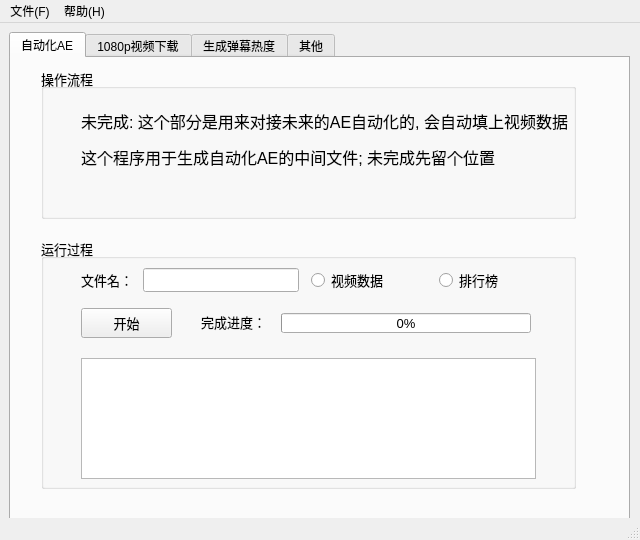
<?xml version="1.0" encoding="UTF-8"?>
<ui version="4.0">
    <class>MainWindow</class>
    <widget class="QMainWindow" name="MainWindow">
        <property name="geometry">
            <rect>
                <x>0</x>
                <y>0</y>
                <width>640</width>
                <height>540</height>
            </rect>
        </property>
        <property name="minimumSize">
            <size>
                <width>640</width>
                <height>540</height>
            </size>
        </property>
        <property name="maximumSize">
            <size>
                <width>640</width>
                <height>540</height>
            </size>
        </property>
        <property name="font">
            <font>
                <family>Microsoft YaHei UI</family>
            </font>
        </property>
        <property name="windowTitle">
            <string>bili-creator-tools</string>
        </property>
        <widget class="QWidget" name="centralwidget">
            <widget class="QTabWidget" name="tabWidget">
                <property name="geometry">
                    <rect>
                        <x>9</x>
                        <y>9</y>
                        <width>621</width>
                        <height>491</height>
                    </rect>
                </property>
                <property name="font">
                    <font>
                        <family>Microsoft YaHei UI</family>
                    </font>
                </property>
                <property name="cursor">
                    <cursorShape>ArrowCursor</cursorShape>
                </property>
                <property name="currentIndex">
                    <number>0</number>
                </property>
                <widget class="QWidget" name="tab_1">
                    <attribute name="title">
                        <string>自动化AE</string>
                    </attribute>
                    <widget class="QGroupBox" name="groupBox_11">
                        <property name="geometry">
                            <rect>
                                <x>30</x>
                                <y>10</y>
                                <width>535</width>
                                <height>151</height>
                            </rect>
                        </property>
                        <property name="font">
                            <font>
                                <family>Microsoft YaHei UI</family>
                                <pointsize>10</pointsize>
                            </font>
                        </property>
                        <property name="title">
                            <string>操作流程</string>
                        </property>
                        <widget class="QLabel" name="label_11">
                            <property name="geometry">
                                <rect>
                                    <x>40</x>
                                    <y>10</y>
                                    <width>491</width>
                                    <height>123</height>
                                </rect>
                            </property>
                            <property name="font">
                                <font>
                                    <family>Microsoft YaHei UI</family>
                                    <pointsize>12</pointsize>
                                </font>
                            </property>
                            <property name="text">
                                <string>&lt;html&gt;&lt;head/&gt;&lt;body&gt;&lt;p&gt;未完成: 这个部分是用来对接未来的AE自动化的, 会自动填上视频数据
                                    &lt;/p&gt;这个程序用于生成自动化AE的中间文件; 未完成先留个位置&lt;/p&gt;&lt;/body&gt;&lt;/html&gt;
                                </string>
                            </property>
                        </widget>
                    </widget>
                    <widget class="QGroupBox" name="groupBox_12">
                        <property name="geometry">
                            <rect>
                                <x>30</x>
                                <y>180</y>
                                <width>535</width>
                                <height>251</height>
                            </rect>
                        </property>
                        <property name="font">
                            <font>
                                <family>Microsoft YaHei UI</family>
                                <pointsize>10</pointsize>
                            </font>
                        </property>
                        <property name="title">
                            <string>运行过程</string>
                        </property>
                        <widget class="QLabel" name="label_4">
                            <property name="geometry">
                                <rect>
                                    <x>40</x>
                                    <y>30</y>
                                    <width>60</width>
                                    <height>24</height>
                                </rect>
                            </property>
                            <property name="text">
                                <string>文件名：</string>
                            </property>
                        </widget>
                        <widget class="QLineEdit" name="lineEdit_1">
                            <property name="geometry">
                                <rect>
                                    <x>102</x>
                                    <y>30</y>
                                    <width>156</width>
                                    <height>24</height>
                                </rect>
                            </property>
                        </widget>
                        <widget class="QRadioButton" name="radioButton_1">
                            <property name="geometry">
                                <rect>
                                    <x>270</x>
                                    <y>26</y>
                                    <width>110</width>
                                    <height>32</height>
                                </rect>
                            </property>
                            <property name="styleSheet">
                                <string notr="true"/>
                            </property>
                            <property name="text">
                                <string>视频数据</string>
                            </property>
                            <property name="icon">
                                <iconset>
                                    <normaloff>Icon/e52d9567c015cdb440344305380739e7.png</normaloff>
                                    Icon/e52d9567c015cdb440344305380739e7.png
                                </iconset>
                            </property>
                            <property name="iconSize">
                                <size>
                                    <width>30</width>
                                    <height>30</height>
                                </size>
                            </property>
                        </widget>
                        <widget class="QRadioButton" name="radioButton_2">
                            <property name="geometry">
                                <rect>
                                    <x>398</x>
                                    <y>26</y>
                                    <width>111</width>
                                    <height>32</height>
                                </rect>
                            </property>
                            <property name="text">
                                <string>排行榜</string>
                            </property>
                            <property name="icon">
                                <iconset>
                                    <normaloff>Icon/b721a1c9956b6e836cbdb6c57691ef09.png</normaloff>
                                    Icon/b721a1c9956b6e836cbdb6c57691ef09.png
                                </iconset>
                            </property>
                            <property name="iconSize">
                                <size>
                                    <width>22</width>
                                    <height>22</height>
                                </size>
                            </property>
                        </widget>
                        <widget class="QPushButton" name="pushButton_1">
                            <property name="geometry">
                                <rect>
                                    <x>40</x>
                                    <y>70</y>
                                    <width>91</width>
                                    <height>30</height>
                                </rect>
                            </property>
                            <property name="text">
                                <string>开始</string>
                            </property>
                            <property name="icon">
                                <iconset>
                                    <normaloff>Icon/ooopic_1494068712.ico</normaloff>Icon/ooopic_1494068712.ico
                                </iconset>
                            </property>
                            <property name="iconSize">
                                <size>
                                    <width>20</width>
                                    <height>20</height>
                                </size>
                            </property>
                        </widget>
                        <widget class="QLabel" name="label_5">
                            <property name="geometry">
                                <rect>
                                    <x>160</x>
                                    <y>72</y>
                                    <width>71</width>
                                    <height>24</height>
                                </rect>
                            </property>
                            <property name="text">
                                <string>完成进度：</string>
                            </property>
                        </widget>
                        <widget class="QProgressBar" name="progressBar_1">
                            <property name="geometry">
                                <rect>
                                    <x>240</x>
                                    <y>75</y>
                                    <width>250</width>
                                    <height>20</height>
                                </rect>
                            </property>
                            <property name="value">
                                <number>0</number>
                            </property>
                        </widget>
                        <widget class="QTextEdit" name="textEdit_1">
                            <property name="geometry">
                                <rect>
                                    <x>40</x>
                                    <y>120</y>
                                    <width>455</width>
                                    <height>121</height>
                                </rect>
                            </property>
                        </widget>
                    </widget>
                </widget>
                <widget class="QWidget" name="tab_2">
                    <attribute name="title">
                        <string>1080p视频下载</string>
                    </attribute>
                    <widget class="QGroupBox" name="groupBox_21">
                        <property name="geometry">
                            <rect>
                                <x>10</x>
                                <y>160</y>
                                <width>600</width>
                                <height>291</height>
                            </rect>
                        </property>
                        <property name="font">
                            <font>
                                <family>Microsoft YaHei UI</family>
                                <pointsize>10</pointsize>
                            </font>
                        </property>
                        <property name="title">
                            <string>运行过程</string>
                        </property>
                        <widget class="QLineEdit" name="lineEdit_2">
                            <property name="geometry">
                                <rect>
                                    <x>60</x>
                                    <y>20</y>
                                    <width>531</width>
                                    <height>24</height>
                                </rect>
                            </property>
                        </widget>
                        <widget class="QLabel" name="label_6">
                            <property name="geometry">
                                <rect>
                                    <x>20</x>
                                    <y>20</y>
                                    <width>41</width>
                                    <height>24</height>
                                </rect>
                            </property>
                            <property name="text">
                                <string>av号：</string>
                            </property>
                        </widget>
                        <widget class="QLabel" name="label_7">
                            <property name="geometry">
                                <rect>
                                    <x>20</x>
                                    <y>255</y>
                                    <width>71</width>
                                    <height>24</height>
                                </rect>
                            </property>
                            <property name="text">
                                <string>完成进度：</string>
                            </property>
                        </widget>
                        <widget class="QPushButton" name="pushButton_2">
                            <property name="geometry">
                                <rect>
                                    <x>500</x>
                                    <y>250</y>
                                    <width>91</width>
                                    <height>30</height>
                                </rect>
                            </property>
                            <property name="text">
                                <string>开始</string>
                            </property>
                            <property name="icon">
                                <iconset>
                                    <normaloff>Icon/ooopic_1494068712.ico</normaloff>Icon/ooopic_1494068712.ico
                                </iconset>
                            </property>
                            <property name="iconSize">
                                <size>
                                    <width>20</width>
                                    <height>20</height>
                                </size>
                            </property>
                        </widget>
                        <widget class="QProgressBar" name="progressBar_2">
                            <property name="geometry">
                                <rect>
                                    <x>90</x>
                                    <y>255</y>
                                    <width>391</width>
                                    <height>20</height>
                                </rect>
                            </property>
                            <property name="value">
                                <number>0</number>
                            </property>
                        </widget>
                        <widget class="QTextEdit" name="textEdit_2">
                            <property name="geometry">
                                <rect>
                                    <x>20</x>
                                    <y>55</y>
                                    <width>571</width>
                                    <height>181</height>
                                </rect>
                            </property>
                            <property name="readOnly">
                                <bool>true</bool>
                            </property>
                            <property name="textInteractionFlags">
                                <set>Qt::TextSelectableByKeyboard|Qt::TextSelectableByMouse</set>
                            </property>
                        </widget>
                    </widget>
                    <widget class="QGroupBox" name="groupBox_22">
                        <property name="geometry">
                            <rect>
                                <x>10</x>
                                <y>10</y>
                                <width>451</width>
                                <height>140</height>
                            </rect>
                        </property>
                        <property name="font">
                            <font>
                                <family>Microsoft YaHei UI</family>
                                <pointsize>10</pointsize>
                            </font>
                        </property>
                        <property name="title">
                            <string>操作流程</string>
                        </property>
                        <widget class="QLabel" name="label_2">
                            <property name="geometry">
                                <rect>
                                    <x>20</x>
                                    <y>18</y>
                                    <width>441</width>
                                    <height>123</height>
                                </rect>
                            </property>
                            <property name="font">
                                <font>
                                    <family>Microsoft YaHei UI</family>
                                    <pointsize>10</pointsize>
                                </font>
                            </property>
                            <property name="text">
                                <string>&lt;html&gt;&lt;head/&gt;&lt;body&gt;&lt;p&gt;1、程序运行可以下载b站视频, 最大到1080p,
                                    输入多个av号可以批量下载 &lt;/p&gt;&lt;p&gt;2、输入需要下载的视频的av号, 不用加上&quot;av&quot;, 用逗号分开&lt;/p&gt;&lt;p&gt;3、比如说可以在av号栏输入:
                                    18560936, 15141603, 569615&lt;/p&gt;&lt;p&gt;4、按下开始按钮，视频会保存到软件目录下的/Video文件夹&lt;/p&gt;&lt;/body&gt;&lt;/html&gt;
                                </string>
                            </property>
                        </widget>
                    </widget>
                    <widget class="QGroupBox" name="groupBox_8">
                        <property name="geometry">
                            <rect>
                                <x>470</x>
                                <y>10</y>
                                <width>140</width>
                                <height>140</height>
                            </rect>
                        </property>
                        <property name="title">
                            <string>选项</string>
                        </property>
                        <widget class="QCheckBox" name="checkBox_2">
                            <property name="geometry">
                                <rect>
                                    <x>15</x>
                                    <y>25</y>
                                    <width>120</width>
                                    <height>35</height>
                                </rect>
                            </property>
                            <property name="text">
                                <string>完成后打开文件夹</string>
                            </property>
                            <property name="checked">
                                <bool>true</bool>
                            </property>
                        </widget>
                        <widget class="QCheckBox" name="checkBox_5">
                            <property name="geometry">
                                <rect>
                                    <x>15</x>
                                    <y>60</y>
                                    <width>120</width>
                                    <height>35</height>
                                </rect>
                            </property>
                            <property name="text">
                                <string>下载弹幕(限b站)</string>
                            </property>
                        </widget>
                        <widget class="QCheckBox" name="checkBox_6">
                            <property name="geometry">
                                <rect>
                                    <x>15</x>
                                    <y>95</y>
                                    <width>120</width>
                                    <height>35</height>
                                </rect>
                            </property>
                            <property name="text">
                                <string>合并分段(限b站)</string>
                            </property>
                        </widget>
                    </widget>
                </widget>
                <widget class="QWidget" name="tab_3">
                    <attribute name="title">
                        <string>生成弹幕热度</string>
                    </attribute>
                    <widget class="QGroupBox" name="groupBox_31">
                        <property name="geometry">
                            <rect>
                                <x>10</x>
                                <y>160</y>
                                <width>600</width>
                                <height>291</height>
                            </rect>
                        </property>
                        <property name="font">
                            <font>
                                <family>Microsoft YaHei UI</family>
                                <pointsize>10</pointsize>
                            </font>
                        </property>
                        <property name="title">
                            <string>运行过程</string>
                        </property>
                        <widget class="QProgressBar" name="progressBar_3">
                            <property name="geometry">
                                <rect>
                                    <x>90</x>
                                    <y>255</y>
                                    <width>391</width>
                                    <height>20</height>
                                </rect>
                            </property>
                            <property name="value">
                                <number>0</number>
                            </property>
                        </widget>
                        <widget class="QPushButton" name="pushButton_3">
                            <property name="geometry">
                                <rect>
                                    <x>500</x>
                                    <y>250</y>
                                    <width>91</width>
                                    <height>30</height>
                                </rect>
                            </property>
                            <property name="text">
                                <string>开始</string>
                            </property>
                            <property name="icon">
                                <iconset>
                                    <normaloff>Icon/ooopic_1494068712.ico</normaloff>Icon/ooopic_1494068712.ico
                                </iconset>
                            </property>
                            <property name="iconSize">
                                <size>
                                    <width>20</width>
                                    <height>20</height>
                                </size>
                            </property>
                        </widget>
                        <widget class="QLabel" name="label_8">
                            <property name="geometry">
                                <rect>
                                    <x>20</x>
                                    <y>20</y>
                                    <width>41</width>
                                    <height>24</height>
                                </rect>
                            </property>
                            <property name="text">
                                <string>av号：</string>
                            </property>
                        </widget>
                        <widget class="QLineEdit" name="lineEdit_31">
                            <property name="geometry">
                                <rect>
                                    <x>60</x>
                                    <y>20</y>
                                    <width>531</width>
                                    <height>24</height>
                                </rect>
                            </property>
                        </widget>
                        <widget class="QTextEdit" name="textEdit_3">
                            <property name="geometry">
                                <rect>
                                    <x>20</x>
                                    <y>55</y>
                                    <width>571</width>
                                    <height>181</height>
                                </rect>
                            </property>
                            <property name="textInteractionFlags">
                                <set>Qt::TextSelectableByKeyboard|Qt::TextSelectableByMouse</set>
                            </property>
                        </widget>
                        <widget class="QLabel" name="label_9">
                            <property name="geometry">
                                <rect>
                                    <x>20</x>
                                    <y>255</y>
                                    <width>71</width>
                                    <height>24</height>
                                </rect>
                            </property>
                            <property name="text">
                                <string>完成进度：</string>
                            </property>
                        </widget>
                    </widget>
                    <widget class="QGroupBox" name="groupBox_32">
                        <property name="geometry">
                            <rect>
                                <x>10</x>
                                <y>10</y>
                                <width>451</width>
                                <height>140</height>
                            </rect>
                        </property>
                        <property name="font">
                            <font>
                                <family>Microsoft YaHei UI</family>
                                <pointsize>10</pointsize>
                            </font>
                        </property>
                        <property name="title">
                            <string>操作流程</string>
                        </property>
                        <widget class="QLabel" name="label_3">
                            <property name="geometry">
                                <rect>
                                    <x>20</x>
                                    <y>18</y>
                                    <width>441</width>
                                    <height>123</height>
                                </rect>
                            </property>
                            <property name="font">
                                <font>
                                    <family>Microsoft YaHei UI</family>
                                    <pointsize>10</pointsize>
                                </font>
                            </property>
                            <property name="text">
                                <string>&lt;html&gt;&lt;head/&gt;&lt;body&gt;&lt;p&gt;1、程序运行可以根据av号生成弹幕热度, 用于快速剪辑周刊视频&lt;/p&gt;&lt;p&gt;2、在av号栏输入需要分析的av号,
                                    用逗号分隔, 不用加上&quot;av&quot;&lt;/p&gt;&lt;p&gt;3、比如说可以在av号栏输入: 600781, 3357900,
                                    17405257&lt;/p&gt;&lt;p&gt;4、生成的图片会保存到软件目录下的/Graph文件夹&lt;/p&gt;&lt;/body&gt;&lt;/html&gt;
                                </string>
                            </property>
                        </widget>
                    </widget>
                    <widget class="QGroupBox" name="groupBox_7">
                        <property name="geometry">
                            <rect>
                                <x>470</x>
                                <y>10</y>
                                <width>140</width>
                                <height>140</height>
                            </rect>
                        </property>
                        <property name="title">
                            <string>选项</string>
                        </property>
                        <widget class="QCheckBox" name="checkBox_openFolder">
                            <property name="geometry">
                                <rect>
                                    <x>15</x>
                                    <y>25</y>
                                    <width>120</width>
                                    <height>35</height>
                                </rect>
                            </property>
                            <property name="text">
                                <string>完成后打开文件夹</string>
                            </property>
                            <property name="checked">
                                <bool>true</bool>
                            </property>
                        </widget>
                        <widget class="QRadioButton" name="radioButton_theme1">
                            <property name="geometry">
                                <rect>
                                    <x>15</x>
                                    <y>60</y>
                                    <width>120</width>
                                    <height>35</height>
                                </rect>
                            </property>
                            <property name="text">
                                <string>样式1</string>
                            </property>
                            <property name="checked">
                                <bool>true</bool>
                            </property>
                        </widget>
                        <widget class="QRadioButton" name="radioButton_theme2">
                            <property name="geometry">
                                <rect>
                                    <x>15</x>
                                    <y>95</y>
                                    <width>120</width>
                                    <height>35</height>
                                </rect>
                            </property>
                            <property name="text">
                                <string>样式2 (没做好)</string>
                            </property>
                        </widget>
                    </widget>
                </widget>
                <widget class="QWidget" name="tab">
                    <attribute name="title">
                        <string>其他</string>
                    </attribute>
                    <widget class="QGroupBox" name="groupBox">
                        <property name="geometry">
                            <rect>
                                <x>10</x>
                                <y>10</y>
                                <width>251</width>
                                <height>441</height>
                            </rect>
                        </property>
                        <property name="title">
                            <string>复制av号到剪贴板</string>
                        </property>
                        <widget class="QLabel" name="label">
                            <property name="geometry">
                                <rect>
                                    <x>30</x>
                                    <y>20</y>
                                    <width>201</width>
                                    <height>131</height>
                                </rect>
                            </property>
                            <property name="text">
                                <string>把room.json放到软件目录下,
                                    或者直接复制excel带av号的那一列

                                    可以用在视频下载或者生成弹幕热度
                                    或者用在其他奇奇怪怪的地方
                                </string>
                            </property>
                            <property name="textFormat">
                                <enum>Qt::AutoText</enum>
                            </property>
                        </widget>
                        <widget class="QLineEdit" name="lineEdit_3">
                            <property name="geometry">
                                <rect>
                                    <x>140</x>
                                    <y>180</y>
                                    <width>91</width>
                                    <height>24</height>
                                </rect>
                            </property>
                            <property name="text">
                                <string>10</string>
                            </property>
                        </widget>
                        <widget class="QLabel" name="label_10">
                            <property name="geometry">
                                <rect>
                                    <x>10</x>
                                    <y>180</y>
                                    <width>121</width>
                                    <height>24</height>
                                </rect>
                            </property>
                            <property name="font">
                                <font>
                                    <pointsize>10</pointsize>
                                </font>
                            </property>
                            <property name="text">
                                <string>生成数量: (前___个)</string>
                            </property>
                        </widget>
                        <widget class="QPushButton" name="pushButton_json">
                            <property name="geometry">
                                <rect>
                                    <x>10</x>
                                    <y>300</y>
                                    <width>221</width>
                                    <height>23</height>
                                </rect>
                            </property>
                            <property name="text">
                                <string>从room.json复制av号</string>
                            </property>
                        </widget>
                        <widget class="QPushButton" name="pushButton_excel">
                            <property name="geometry">
                                <rect>
                                    <x>10</x>
                                    <y>340</y>
                                    <width>221</width>
                                    <height>23</height>
                                </rect>
                            </property>
                            <property name="text">
                                <string>从data.xlsx复制av号(没做好)</string>
                            </property>
                        </widget>
                        <widget class="QPushButton" name="pushButton_openFolder2">
                            <property name="geometry">
                                <rect>
                                    <x>10</x>
                                    <y>240</y>
                                    <width>221</width>
                                    <height>23</height>
                                </rect>
                            </property>
                            <property name="text">
                                <string>打开文件夹</string>
                            </property>
                        </widget>
                    </widget>
                    <widget class="QGroupBox" name="groupBox_2">
                        <property name="geometry">
                            <rect>
                                <x>280</x>
                                <y>10</y>
                                <width>325</width>
                                <height>441</height>
                            </rect>
                        </property>
                        <property name="title">
                            <string>获取视频详细信息(没做好)</string>
                        </property>
                        <widget class="QLabel" name="label_16">
                            <property name="geometry">
                                <rect>
                                    <x>30</x>
                                    <y>20</y>
                                    <width>271</width>
                                    <height>101</height>
                                </rect>
                            </property>
                            <property name="text">
                                <string>可以用在视频下载或者生成弹幕热度&lt;br&gt;或者用在其他奇奇怪怪的地方</string>
                            </property>
                        </widget>
                        <widget class="QLineEdit" name="lineEdit_infoAV">
                            <property name="geometry">
                                <rect>
                                    <x>80</x>
                                    <y>130</y>
                                    <width>121</width>
                                    <height>24</height>
                                </rect>
                            </property>
                            <property name="text">
                                <string>1919810</string>
                            </property>
                        </widget>
                        <widget class="QLabel" name="label_17">
                            <property name="geometry">
                                <rect>
                                    <x>10</x>
                                    <y>130</y>
                                    <width>121</width>
                                    <height>24</height>
                                </rect>
                            </property>
                            <property name="font">
                                <font>
                                    <pointsize>10</pointsize>
                                </font>
                            </property>
                            <property name="text">
                                <string>输入av号:</string>
                            </property>
                        </widget>
                        <widget class="QPushButton" name="pushButton_info">
                            <property name="geometry">
                                <rect>
                                    <x>220</x>
                                    <y>130</y>
                                    <width>95</width>
                                    <height>23</height>
                                </rect>
                            </property>
                            <property name="text">
                                <string>获取信息</string>
                            </property>
                        </widget>
                        <widget class="QTextEdit" name="textEdit_info">
                            <property name="geometry">
                                <rect>
                                    <x>10</x>
                                    <y>170</y>
                                    <width>305</width>
                                    <height>261</height>
                                </rect>
                            </property>
                        </widget>
                    </widget>
                </widget>
            </widget>
        </widget>
        <widget class="QMenuBar" name="menubar">
            <property name="geometry">
                <rect>
                    <x>0</x>
                    <y>0</y>
                    <width>640</width>
                    <height>22</height>
                </rect>
            </property>
            <widget class="QMenu" name="menu_F">
                <property name="title">
                    <string>文件(F)</string>
                </property>
                <addaction name="actionOpenfile"/>
                <addaction name="separator"/>
                <addaction name="actionQiut"/>
            </widget>
            <widget class="QMenu" name="menu_H">
                <property name="title">
                    <string>帮助(H)</string>
                </property>
                <addaction name="actionAbout"/>
                <addaction name="separator"/>
                <addaction name="actionAuthor"/>
            </widget>
            <addaction name="menu_F"/>
            <addaction name="menu_H"/>
        </widget>
        <widget class="QStatusBar" name="statusbar"/>
        <action name="actionOpenfile">
            <property name="icon">
                <iconset>
                    <normaloff>Icon/2017522122222.ico</normaloff>Icon/2017522122222.ico
                </iconset>
            </property>
            <property name="text">
                <string>查看文件夹</string>
            </property>
            <property name="shortcut">
                <string>Ctrl+O</string>
            </property>
        </action>
        <action name="actionQiut">
            <property name="icon">
                <iconset>
                    <normaloff>Icon/ooopic_1495455270.ico</normaloff>Icon/ooopic_1495455270.ico
                </iconset>
            </property>
            <property name="text">
                <string>退出</string>
            </property>
            <property name="shortcut">
                <string>Ctrl+Q</string>
            </property>
        </action>
        <action name="actionAbout">
            <property name="icon">
                <iconset>
                    <normaloff>Icon/201752212221.ico</normaloff>Icon/201752212221.ico
                </iconset>
            </property>
            <property name="text">
                <string>关于</string>
            </property>
        </action>
        <action name="actionAuthor">
            <property name="icon">
                <iconset>
                    <normaloff>Icon/2017522122216.ico</normaloff>Icon/2017522122216.ico
                </iconset>
            </property>
            <property name="text">
                <string>作者</string>
            </property>
        </action>
    </widget>
    <resources>
        <include location="tool.qrc"/>
    </resources>
    <connections/>
</ui>
